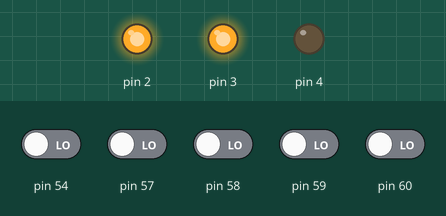
A sketch run on a simulated Arduino Mega 2560, built with avr-gcc and run on an emulated ATmega2560. Shown: output pins drawn as LEDs (lit = HIGH). The inputs (shaded band) are chosen by the test bench; at power-on: pin 54, pin 57–60 LOW.

Above: at 1.2 s.
1.3 s: pin 57 driven HIGH
At 2.5 s:
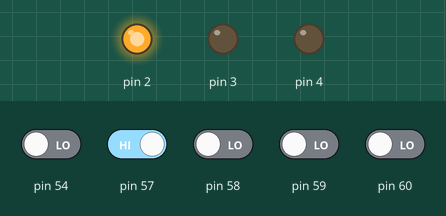
2.8 s: pin 59 driven HIGH
At 3.8 s:
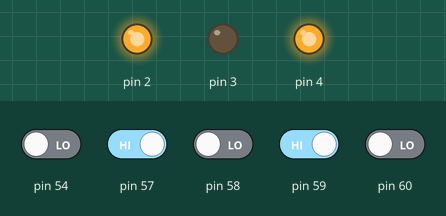
4.3 s: pin 57 driven LOW
At 4.9 s:
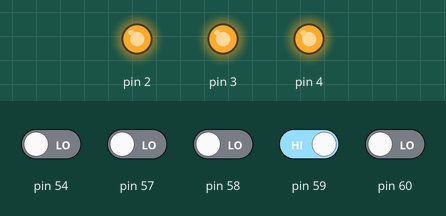
5.8 s: pin 58 driven HIGH
At 6.1 s:
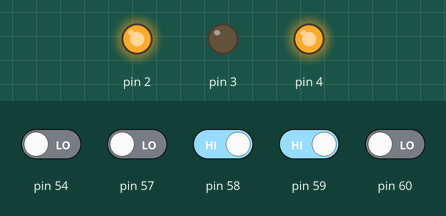
7.3 s: pin 58 driven LOW
At 8.4 s:
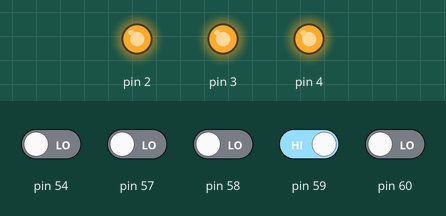
Timing chart, 0 to 9.8 s (numbered marks = the images above; inputs shaded):
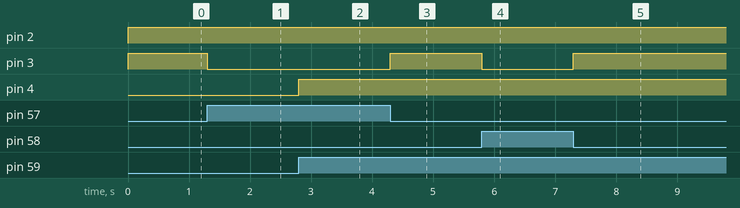

Measured:
- after the input at 1.3 s, pin 3: HIGH → LOW at once
- after the input at 2.8 s, pin 4: LOW → HIGH at once
- after the input at 4.3 s, pin 3: LOW → HIGH at once
- after the input at 5.8 s, pin 3: HIGH → LOW at once
- after the input at 7.3 s, pin 3: LOW → HIGH at once

The sketch:

TC101_NAND_NOR_XOR.ino
```cpp
#include <SPI.h>
#include <Controllino.h>

//
//  Tâche : TC101_NAND_NOR_XOR
//

//
//  Configuration
//
void setup() {
  // Définir les broches en tant qu'entrées ou sorties
  pinMode(CONTROLLINO_A0, INPUT);
  pinMode(CONTROLLINO_A1, INPUT);
  pinMode(CONTROLLINO_A3, INPUT);
  pinMode(CONTROLLINO_A4, INPUT);
  pinMode(CONTROLLINO_A5, INPUT);
  pinMode(CONTROLLINO_A6, INPUT);
  pinMode(CONTROLLINO_D0, OUTPUT);
  pinMode(CONTROLLINO_D1, OUTPUT);
  pinMode(CONTROLLINO_D2, OUTPUT);
}

//
//  Boucle
//
void loop() {
  // Portes logiques NAND, NOR et XOR

  // NAND
  // 0 0    1
  // 0 1    1
  // 1 0    1
  // 1 1    0
  if (digitalRead(CONTROLLINO_A0) && digitalRead(CONTROLLINO_A1))
    digitalWrite(CONTROLLINO_D0, LOW);
  else
    digitalWrite(CONTROLLINO_D0, HIGH);

  // NOR
  // 0 0    1
  // 0 1    0
  // 1 0    0
  // 1 1    0
  if (!digitalRead(CONTROLLINO_A3) && !digitalRead(CONTROLLINO_A4))
    digitalWrite(CONTROLLINO_D1, HIGH);
  else
    digitalWrite(CONTROLLINO_D1, LOW);

  // XOR
  // 0 0    0
  // 0 1    1
  // 1 0    1
  // 1 1    0
  if ((digitalRead(CONTROLLINO_A5) && !digitalRead(CONTROLLINO_A6)) || (!digitalRead(CONTROLLINO_A5) && digitalRead(CONTROLLINO_A6)))
    digitalWrite(CONTROLLINO_D2, HIGH);
  else
    digitalWrite(CONTROLLINO_D2, LOW);
}
```
